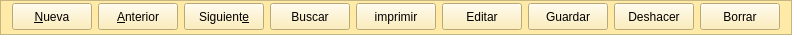
    <widget class="QFrame" name="frame_4">
     <property name="minimumSize">
      <size>
       <width>0</width>
       <height>35</height>
      </size>
     </property>
     <property name="maximumSize">
      <size>
       <width>16777215</width>
       <height>35</height>
      </size>
     </property>
     <property name="styleSheet">
      <string notr="true">background-color: rgb(255, 235, 167);</string>
     </property>
     <property name="frameShape">
      <enum>QFrame::StyledPanel</enum>
     </property>
     <property name="frameShadow">
      <enum>QFrame::Raised</enum>
     </property>
     <layout class="QHBoxLayout" name="horizontalLayout">
      <property name="topMargin">
       <number>2</number>
      </property>
      <item>
       <widget class="QPushButton" name="btnAnadir">
        <property name="minimumSize">
         <size>
          <width>0</width>
          <height>27</height>
         </size>
        </property>
        <property name="text">
         <string>&amp;Nueva</string>
        </property>
        <property name="icon">
         <iconset resource="terra.qrc">
          <normaloff>:/Icons/PNG/add.png</normaloff>:/Icons/PNG/add.png</iconset>
        </property>
        <property name="iconSize">
         <size>
          <width>24</width>
          <height>24</height>
         </size>
        </property>
       </widget>
      </item>
      <item>
       <widget class="QPushButton" name="btnAnterior">
        <property name="minimumSize">
         <size>
          <width>0</width>
          <height>27</height>
         </size>
        </property>
        <property name="text">
         <string>&amp;Anterior</string>
        </property>
        <property name="icon">
         <iconset resource="terra.qrc">
          <normaloff>:/Icons/PNG/Previous.png</normaloff>:/Icons/PNG/Previous.png</iconset>
        </property>
        <property name="iconSize">
         <size>
          <width>24</width>
          <height>24</height>
         </size>
        </property>
       </widget>
      </item>
      <item>
       <widget class="QPushButton" name="btnSiguiente">
        <property name="minimumSize">
         <size>
          <width>0</width>
          <height>27</height>
         </size>
        </property>
        <property name="text">
         <string>Siguient&amp;e</string>
        </property>
        <property name="icon">
         <iconset resource="terra.qrc">
          <normaloff>:/Icons/PNG/Next.png</normaloff>:/Icons/PNG/Next.png</iconset>
        </property>
        <property name="iconSize">
         <size>
          <width>24</width>
          <height>24</height>
         </size>
        </property>
       </widget>
      </item>
      <item>
       <widget class="QPushButton" name="btnBuscar">
        <property name="minimumSize">
         <size>
          <width>0</width>
          <height>27</height>
         </size>
        </property>
        <property name="text">
         <string>Buscar</string>
        </property>
        <property name="icon">
         <iconset resource="terra.qrc">
          <normaloff>:/Icons/PNG/search.png</normaloff>:/Icons/PNG/search.png</iconset>
        </property>
        <property name="iconSize">
         <size>
          <width>24</width>
          <height>24</height>
         </size>
        </property>
       </widget>
      </item>
      <item>
       <widget class="QPushButton" name="btnImprimir">
        <property name="minimumSize">
         <size>
          <width>0</width>
          <height>27</height>
         </size>
        </property>
        <property name="text">
         <string>imprimir</string>
        </property>
        <property name="icon">
         <iconset resource="terra.qrc">
          <normaloff>:/Icons/PNG/Print.png</normaloff>:/Icons/PNG/Print.png</iconset>
        </property>
        <property name="iconSize">
         <size>
          <width>24</width>
          <height>24</height>
         </size>
        </property>
       </widget>
      </item>
      <item>
       <widget class="QPushButton" name="btnEditar">
        <property name="minimumSize">
         <size>
          <width>0</width>
          <height>27</height>
         </size>
        </property>
        <property name="text">
         <string>Editar</string>
        </property>
        <property name="icon">
         <iconset resource="terra.qrc">
          <normaloff>:/Icons/PNG/Save.png</normaloff>:/Icons/PNG/Save.png</iconset>
        </property>
        <property name="iconSize">
         <size>
          <width>24</width>
          <height>24</height>
         </size>
        </property>
        <property name="shortcut">
         <string>Ctrl+S</string>
        </property>
       </widget>
      </item>
      <item>
       <widget class="QPushButton" name="btnGuardar">
        <property name="minimumSize">
         <size>
          <width>0</width>
          <height>27</height>
         </size>
        </property>
        <property name="text">
         <string>Guardar</string>
        </property>
        <property name="icon">
         <iconset resource="terra.qrc">
          <normaloff>:/Icons/PNG/Save.png</normaloff>:/Icons/PNG/Save.png</iconset>
        </property>
        <property name="iconSize">
         <size>
          <width>24</width>
          <height>24</height>
         </size>
        </property>
       </widget>
      </item>
      <item>
       <widget class="QPushButton" name="btnDeshacer">
        <property name="minimumSize">
         <size>
          <width>0</width>
          <height>27</height>
         </size>
        </property>
        <property name="text">
         <string>Deshacer</string>
        </property>
        <property name="icon">
         <iconset resource="terra.qrc">
          <normaloff>:/Icons/PNG/undo.png</normaloff>:/Icons/PNG/undo.png</iconset>
        </property>
        <property name="iconSize">
         <size>
          <width>24</width>
          <height>24</height>
         </size>
        </property>
       </widget>
      </item>
      <item>
       <widget class="QPushButton" name="pushButton">
        <property name="minimumSize">
         <size>
          <width>0</width>
          <height>27</height>
         </size>
        </property>
        <property name="text">
         <string>Borrar</string>
        </property>
        <property name="icon">
         <iconset>
          <normaloff>:/Icons/PNG/delete.png</normaloff>:/Icons/PNG/delete.png</iconset>
        </property>
        <property name="iconSize">
         <size>
          <width>24</width>
          <height>24</height>
         </size>
        </property>
       </widget>
      </item>
     </layout>
    </widget>
